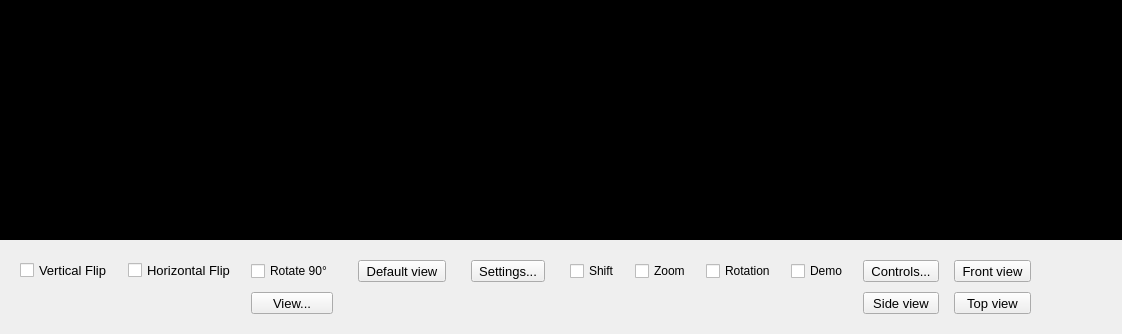
<?xml version="1.0" encoding="UTF-8"?>
<ui version="4.0">
 <class>WidgetPointCloud</class>
 <widget class="QWidget" name="WidgetPointCloud">
  <property name="geometry">
   <rect>
    <x>0</x>
    <y>0</y>
    <width>1122</width>
    <height>334</height>
   </rect>
  </property>
  <property name="sizePolicy">
   <sizepolicy hsizetype="Minimum" vsizetype="Minimum">
    <horstretch>0</horstretch>
    <verstretch>0</verstretch>
   </sizepolicy>
  </property>
  <property name="minimumSize">
   <size>
    <width>0</width>
    <height>0</height>
   </size>
  </property>
  <property name="tabletTracking">
   <bool>true</bool>
  </property>
  <property name="windowTitle">
   <string>Point Cloud</string>
  </property>
  <property name="styleSheet">
   <string notr="true"/>
  </property>
  <layout class="QGridLayout" name="gridLayout">
   <property name="leftMargin">
    <number>0</number>
   </property>
   <property name="topMargin">
    <number>0</number>
   </property>
   <property name="rightMargin">
    <number>0</number>
   </property>
   <property name="bottomMargin">
    <number>0</number>
   </property>
   <property name="spacing">
    <number>5</number>
   </property>
   <item row="0" column="0" colspan="7">
    <widget class="QWidget" name="widget3D" native="true">
     <property name="sizePolicy">
      <sizepolicy hsizetype="Expanding" vsizetype="Expanding">
       <horstretch>0</horstretch>
       <verstretch>0</verstretch>
      </sizepolicy>
     </property>
     <property name="minimumSize">
      <size>
       <width>0</width>
       <height>0</height>
      </size>
     </property>
     <property name="styleSheet">
      <string notr="true">background-color:rgb(0, 0, 0);</string>
     </property>
    </widget>
   </item>
   <item row="2" column="5">
    <spacer name="horizontalSpacer_6">
     <property name="orientation">
      <enum>Qt::Horizontal</enum>
     </property>
     <property name="sizeHint" stdset="0">
      <size>
       <width>5</width>
       <height>20</height>
      </size>
     </property>
    </spacer>
   </item>
   <item row="2" column="0" rowspan="2" colspan="3">
    <layout class="QGridLayout" name="gridLayout_2">
     <property name="sizeConstraint">
      <enum>QLayout::SetDefaultConstraint</enum>
     </property>
     <property name="topMargin">
      <number>15</number>
     </property>
     <property name="bottomMargin">
      <number>20</number>
     </property>
     <property name="horizontalSpacing">
      <number>15</number>
     </property>
     <property name="verticalSpacing">
      <number>10</number>
     </property>
     <item row="0" column="7">
      <widget class="QToolButton" name="tbReset">
       <property name="sizePolicy">
        <sizepolicy hsizetype="Preferred" vsizetype="Preferred">
         <horstretch>0</horstretch>
         <verstretch>0</verstretch>
        </sizepolicy>
       </property>
       <property name="minimumSize">
        <size>
         <width>0</width>
         <height>0</height>
        </size>
       </property>
       <property name="maximumSize">
        <size>
         <width>16777215</width>
         <height>16777215</height>
        </size>
       </property>
       <property name="font">
        <font>
         <family>MS Shell Dlg 2</family>
         <pointsize>10</pointsize>
         <weight>50</weight>
         <italic>false</italic>
         <bold>false</bold>
        </font>
       </property>
       <property name="toolTip">
        <string>&lt;html&gt;&lt;head/&gt;&lt;body&gt;&lt;p&gt;Default point cloud view&lt;/p&gt;&lt;/body&gt;&lt;/html&gt;</string>
       </property>
       <property name="styleSheet">
        <string notr="true">font: 10pt &quot;MS Shell Dlg 2&quot;;</string>
       </property>
       <property name="text">
        <string>Default view</string>
       </property>
       <property name="toolButtonStyle">
        <enum>Qt::ToolButtonIconOnly</enum>
       </property>
      </widget>
     </item>
     <item row="1" column="4">
      <widget class="QToolButton" name="tbView">
       <property name="sizePolicy">
        <sizepolicy hsizetype="Preferred" vsizetype="Preferred">
         <horstretch>0</horstretch>
         <verstretch>0</verstretch>
        </sizepolicy>
       </property>
       <property name="font">
        <font>
         <family>MS Shell Dlg 2</family>
         <pointsize>10</pointsize>
         <weight>50</weight>
         <italic>false</italic>
         <bold>false</bold>
        </font>
       </property>
       <property name="styleSheet">
        <string notr="true">font: 10pt &quot;MS Shell Dlg 2&quot;;</string>
       </property>
       <property name="text">
        <string>View...</string>
       </property>
      </widget>
     </item>
     <item row="0" column="3">
      <widget class="QCheckBox" name="cbHorizontalFlip">
       <property name="minimumSize">
        <size>
         <width>0</width>
         <height>0</height>
        </size>
       </property>
       <property name="maximumSize">
        <size>
         <width>16777215</width>
         <height>16777215</height>
        </size>
       </property>
       <property name="font">
        <font>
         <family>MS Shell Dlg 2</family>
         <pointsize>10</pointsize>
         <weight>50</weight>
         <italic>false</italic>
         <bold>false</bold>
        </font>
       </property>
       <property name="toolTip">
        <string>&lt;html&gt;&lt;head/&gt;&lt;body&gt;&lt;p&gt;Point cloud horizontal mirroring&lt;/p&gt;&lt;/body&gt;&lt;/html&gt;</string>
       </property>
       <property name="styleSheet">
        <string notr="true">font: 10pt &quot;MS Shell Dlg 2&quot;;</string>
       </property>
       <property name="text">
        <string>Horizontal Flip</string>
       </property>
      </widget>
     </item>
     <item row="1" column="16">
      <widget class="QToolButton" name="tbSide">
       <property name="sizePolicy">
        <sizepolicy hsizetype="Preferred" vsizetype="Preferred">
         <horstretch>0</horstretch>
         <verstretch>0</verstretch>
        </sizepolicy>
       </property>
       <property name="minimumSize">
        <size>
         <width>0</width>
         <height>0</height>
        </size>
       </property>
       <property name="maximumSize">
        <size>
         <width>16777215</width>
         <height>16777215</height>
        </size>
       </property>
       <property name="font">
        <font>
         <family>MS Shell Dlg 2</family>
         <pointsize>10</pointsize>
         <weight>50</weight>
         <italic>false</italic>
         <bold>false</bold>
        </font>
       </property>
       <property name="toolTip">
        <string>&lt;html&gt;&lt;head/&gt;&lt;body&gt;&lt;p&gt;Show side orthogonal projection&lt;/p&gt;&lt;/body&gt;&lt;/html&gt;</string>
       </property>
       <property name="styleSheet">
        <string notr="true">font: 10pt &quot;MS Shell Dlg 2&quot;;</string>
       </property>
       <property name="text">
        <string>Side view</string>
       </property>
      </widget>
     </item>
     <item row="0" column="4">
      <widget class="QCheckBox" name="cbRotate90">
       <property name="styleSheet">
        <string notr="true">font: 10pt &quot;MS Shell Dlg 2&quot;;</string>
       </property>
       <property name="text">
        <string>Rotate 90°</string>
       </property>
      </widget>
     </item>
     <item row="1" column="17">
      <widget class="QToolButton" name="tbTop">
       <property name="sizePolicy">
        <sizepolicy hsizetype="Preferred" vsizetype="Preferred">
         <horstretch>0</horstretch>
         <verstretch>0</verstretch>
        </sizepolicy>
       </property>
       <property name="minimumSize">
        <size>
         <width>0</width>
         <height>0</height>
        </size>
       </property>
       <property name="maximumSize">
        <size>
         <width>16777215</width>
         <height>16777215</height>
        </size>
       </property>
       <property name="font">
        <font>
         <family>MS Shell Dlg 2</family>
         <pointsize>10</pointsize>
         <weight>50</weight>
         <italic>false</italic>
         <bold>false</bold>
        </font>
       </property>
       <property name="toolTip">
        <string>&lt;html&gt;&lt;head/&gt;&lt;body&gt;&lt;p&gt;Show top orthogonal projection&lt;/p&gt;&lt;/body&gt;&lt;/html&gt;</string>
       </property>
       <property name="styleSheet">
        <string notr="true">font: 10pt &quot;MS Shell Dlg 2&quot;;</string>
       </property>
       <property name="text">
        <string>Top view</string>
       </property>
      </widget>
     </item>
     <item row="0" column="12">
      <widget class="QCheckBox" name="cbZoom">
       <property name="styleSheet">
        <string notr="true">font: 10pt &quot;MS Shell Dlg 2&quot;;</string>
       </property>
       <property name="text">
        <string>Zoom</string>
       </property>
      </widget>
     </item>
     <item row="0" column="8">
      <spacer name="horizontalSpacer_3">
       <property name="orientation">
        <enum>Qt::Horizontal</enum>
       </property>
       <property name="sizeType">
        <enum>QSizePolicy::Fixed</enum>
       </property>
       <property name="sizeHint" stdset="0">
        <size>
         <width>10</width>
         <height>20</height>
        </size>
       </property>
      </spacer>
     </item>
     <item row="0" column="2">
      <widget class="QCheckBox" name="cbVerticalFlip">
       <property name="minimumSize">
        <size>
         <width>0</width>
         <height>0</height>
        </size>
       </property>
       <property name="font">
        <font>
         <family>MS Shell Dlg 2</family>
         <pointsize>10</pointsize>
         <weight>50</weight>
         <italic>false</italic>
         <bold>false</bold>
        </font>
       </property>
       <property name="toolTip">
        <string>&lt;html&gt;&lt;head/&gt;&lt;body&gt;&lt;p&gt;Point cloud vertical mirroring&lt;/p&gt;&lt;/body&gt;&lt;/html&gt;</string>
       </property>
       <property name="styleSheet">
        <string notr="true">font: 10pt &quot;MS Shell Dlg 2&quot;;</string>
       </property>
       <property name="text">
        <string>Vertical Flip</string>
       </property>
      </widget>
     </item>
     <item row="0" column="10">
      <spacer name="horizontalSpacer_2">
       <property name="orientation">
        <enum>Qt::Horizontal</enum>
       </property>
       <property name="sizeType">
        <enum>QSizePolicy::Fixed</enum>
       </property>
       <property name="sizeHint" stdset="0">
        <size>
         <width>10</width>
         <height>20</height>
        </size>
       </property>
      </spacer>
     </item>
     <item row="0" column="17">
      <widget class="QToolButton" name="tbFront">
       <property name="sizePolicy">
        <sizepolicy hsizetype="Preferred" vsizetype="Preferred">
         <horstretch>0</horstretch>
         <verstretch>0</verstretch>
        </sizepolicy>
       </property>
       <property name="minimumSize">
        <size>
         <width>0</width>
         <height>0</height>
        </size>
       </property>
       <property name="maximumSize">
        <size>
         <width>16777215</width>
         <height>16777215</height>
        </size>
       </property>
       <property name="font">
        <font>
         <family>MS Shell Dlg 2</family>
         <pointsize>10</pointsize>
         <weight>50</weight>
         <italic>false</italic>
         <bold>false</bold>
        </font>
       </property>
       <property name="toolTip">
        <string>&lt;html&gt;&lt;head/&gt;&lt;body&gt;&lt;p&gt;Show front orthogonal projection&lt;/p&gt;&lt;/body&gt;&lt;/html&gt;</string>
       </property>
       <property name="styleSheet">
        <string notr="true">font: 10pt &quot;MS Shell Dlg 2&quot;;</string>
       </property>
       <property name="text">
        <string>Front view</string>
       </property>
      </widget>
     </item>
     <item row="0" column="5">
      <spacer name="horizontalSpacer">
       <property name="orientation">
        <enum>Qt::Horizontal</enum>
       </property>
       <property name="sizeType">
        <enum>QSizePolicy::Fixed</enum>
       </property>
       <property name="sizeHint" stdset="0">
        <size>
         <width>10</width>
         <height>20</height>
        </size>
       </property>
      </spacer>
     </item>
     <item row="0" column="9">
      <widget class="QToolButton" name="tbSettings">
       <property name="sizePolicy">
        <sizepolicy hsizetype="Preferred" vsizetype="Preferred">
         <horstretch>0</horstretch>
         <verstretch>0</verstretch>
        </sizepolicy>
       </property>
       <property name="minimumSize">
        <size>
         <width>0</width>
         <height>0</height>
        </size>
       </property>
       <property name="maximumSize">
        <size>
         <width>16777215</width>
         <height>16777215</height>
        </size>
       </property>
       <property name="font">
        <font>
         <family>MS Shell Dlg 2</family>
         <pointsize>10</pointsize>
         <weight>50</weight>
         <italic>false</italic>
         <bold>false</bold>
        </font>
       </property>
       <property name="toolTip">
        <string>&lt;html&gt;&lt;head/&gt;&lt;body&gt;&lt;p&gt;Point cloud settings&lt;/p&gt;&lt;/body&gt;&lt;/html&gt;</string>
       </property>
       <property name="styleSheet">
        <string notr="true">font: 10pt &quot;MS Shell Dlg 2&quot;;</string>
       </property>
       <property name="text">
        <string>Settings...</string>
       </property>
      </widget>
     </item>
     <item row="0" column="11">
      <widget class="QCheckBox" name="cbShift">
       <property name="styleSheet">
        <string notr="true">font: 10pt &quot;MS Shell Dlg 2&quot;;</string>
       </property>
       <property name="text">
        <string>Shift</string>
       </property>
       <property name="tristate">
        <bool>false</bool>
       </property>
      </widget>
     </item>
     <item row="0" column="0">
      <spacer name="horizontalSpacer_22">
       <property name="orientation">
        <enum>Qt::Horizontal</enum>
       </property>
       <property name="sizeType">
        <enum>QSizePolicy::Fixed</enum>
       </property>
       <property name="sizeHint" stdset="0">
        <size>
         <width>20</width>
         <height>20</height>
        </size>
       </property>
      </spacer>
     </item>
     <item row="0" column="14">
      <widget class="QCheckBox" name="cbAutoRotating">
       <property name="styleSheet">
        <string notr="true">font: 10pt &quot;MS Shell Dlg 2&quot;;</string>
       </property>
       <property name="text">
        <string>Demo</string>
       </property>
      </widget>
     </item>
     <item row="0" column="16">
      <widget class="QToolButton" name="tbShowControls">
       <property name="sizePolicy">
        <sizepolicy hsizetype="Preferred" vsizetype="Preferred">
         <horstretch>0</horstretch>
         <verstretch>0</verstretch>
        </sizepolicy>
       </property>
       <property name="minimumSize">
        <size>
         <width>0</width>
         <height>0</height>
        </size>
       </property>
       <property name="maximumSize">
        <size>
         <width>16777215</width>
         <height>16777215</height>
        </size>
       </property>
       <property name="font">
        <font>
         <family>MS Shell Dlg 2</family>
         <pointsize>10</pointsize>
         <weight>50</weight>
         <italic>false</italic>
         <bold>false</bold>
        </font>
       </property>
       <property name="toolTip">
        <string>&lt;html&gt;&lt;head/&gt;&lt;body&gt;&lt;p&gt;Show point cloud handling controls&lt;/p&gt;&lt;/body&gt;&lt;/html&gt;</string>
       </property>
       <property name="layoutDirection">
        <enum>Qt::LeftToRight</enum>
       </property>
       <property name="styleSheet">
        <string notr="true">font: 10pt &quot;MS Shell Dlg 2&quot;;</string>
       </property>
       <property name="text">
        <string>Controls...</string>
       </property>
      </widget>
     </item>
     <item row="0" column="13">
      <widget class="QCheckBox" name="cbRotate">
       <property name="styleSheet">
        <string notr="true">font: 10pt &quot;MS Shell Dlg 2&quot;;
</string>
       </property>
       <property name="text">
        <string>Rotation</string>
       </property>
      </widget>
     </item>
    </layout>
   </item>
  </layout>
 </widget>
 <resources/>
 <connections/>
</ui>
